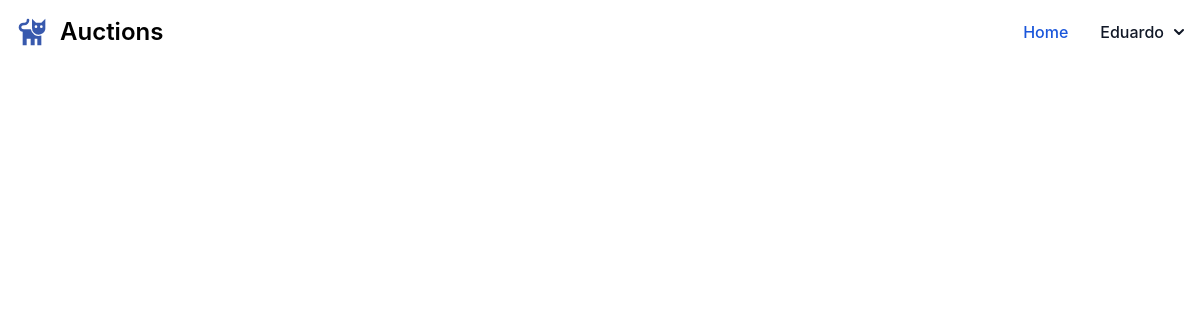
The page /auction/watchlist (signed in) on the database as committed earlier.
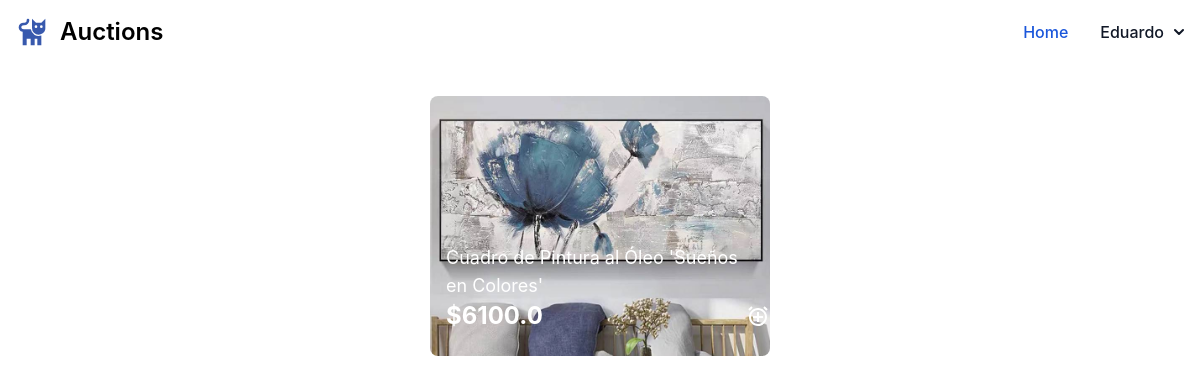
The same page on the database as committed later.
### auctions/models.py (models this page shows, shortened)
class Listing(models.Model):
    title = models.CharField(max_length=60)
    active = models.BooleanField(default=True)
    created_date = models.DateTimeField(default=timezone.now())
    description = models.CharField(null=True, max_length=300)
    startingBid = models.FloatField()
    currentBid = models.FloatField(blank=True,null=True)
    category = models.ForeignKey(Category, on_delete=models.CASCADE ,related_name="similar_listings")
    creator = models.ForeignKey(User, on_delete=models.PROTECT, related_name="all_creators_listings")
    watchers = models.ManyToManyField(User, blank=True, related_name="watched_listings")
    buyer = models.ForeignKey(User, null=True, on_delete=models.PROTECT)

class Picture(models.Model):
    listing = models.ForeignKey(Listing, on_delete=models.CASCADE, related_name="get_pictures")
    picture = models.ImageField(upload_to="static\\auctions\\images")
    alt_text = models.CharField(max_length=140)

### auctions/views.py (the view)
# urls.py: path("auction/watchlist", views.watchlist, name="watchlist"),
@login_required
def watchlist(request):
    listings = request.user.watched_listings.all()
    categories = Category.objects.all()
    for listing in listings:
        listing.mainPicture = listing.get_pictures.first()
        if request.user in listing.watchers.all():
            listing.is_watched = True
            print(listing.is_watched)
        else:
            listing.is_watched = False
            print(listing.is_watched)
    return render(request, "auctions/watchlist.html", {
        "listings": listings,
        "page_title": "My watchlist",
        "categories": categories
    })

### auctions/templates/auctions/watchlist.html (shortened to what this page needs)
{% extends "auctions/layout.html" %}
{% block body %}
<div class="flex items-center justify-center py-4 md:py-8 flex-wrap gap-3">
    {% for listing in listings %}
        {% if listing.is_watched and listing.active %}
            <figure class="relative max-w-sm max-h-sm ">
                <a href="{% url 'listing' listing.id %}">
                    <img class="rounded-lg w-full h-full object-cover" style="height: 260px; width: 340px;" src="../../../{{ listing.mainPicture.picture }}" alt="image description">
                </a>
                <figcaption class="absolute px-4 text-lg text-white bottom-6 w-full">
                    <p>{{ listing.title }}</p>
                    <span class="text-2xl font-bold text-black-600 dark:text-white">
                        {%if listing.currentBid %}
                            ${{ listing.currentBid }}
                        {% else %}
                            ${{ listing.startingBid }}
                        {% endif %}
                    </span>
                    <a href="{% url 'change_watchlist' listing.id 'activeListings' %}" class="absolute right-0 bottom-1">
                    </a>
                </figcaption>
            </figure>
        {% endif %}
    {% endfor %}
</div>
{% endblock %}

Rows that differ between the two databases and show on the page:
now on this page (row edited): Listing: mainPicture.picture (picture), title "Cuadro de Pintura al Óleo 'Sueños en Colores'", currentBid "6100.0"
